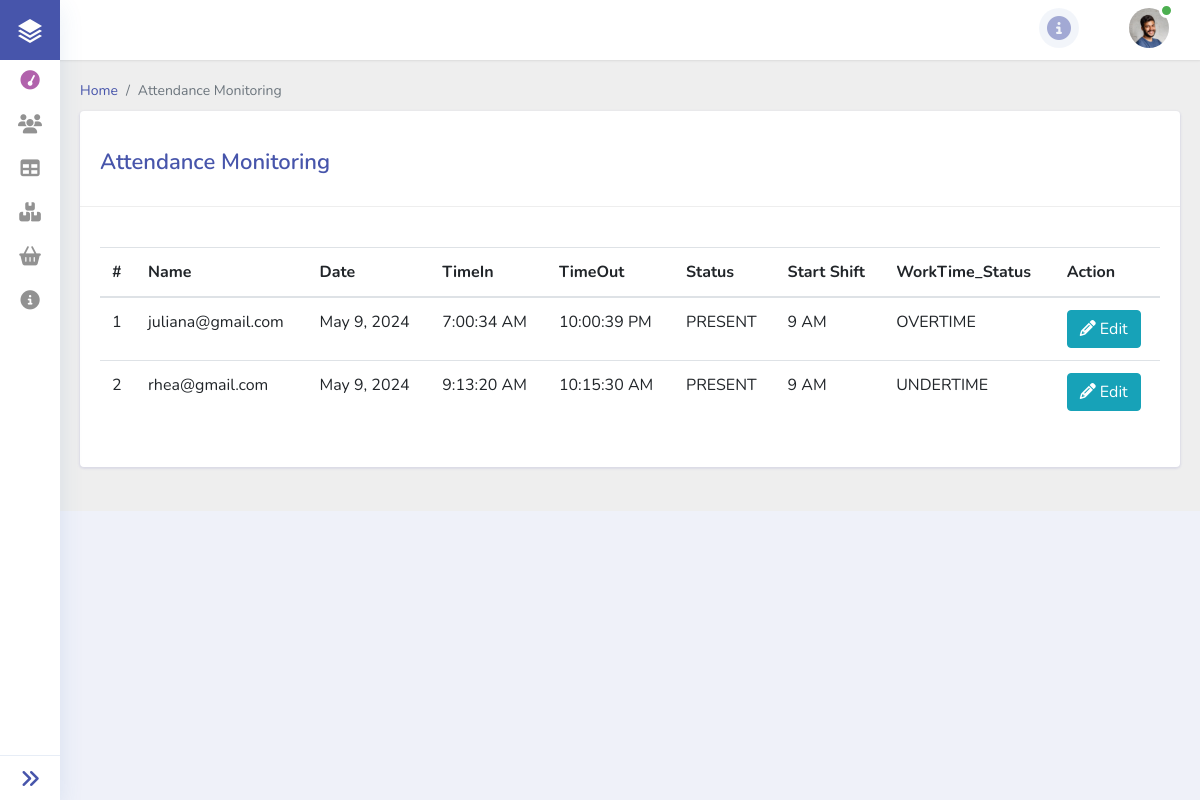
Screenshot of /dashboard/attendance_monitoring.php (signed in) with the database file from the repository.
### tables this page shows
CREATE TABLE `tbl_attendance` (
  `attendance_id` int(255) NOT NULL,
  `employee_id` int(255) NOT NULL,
  `date` date NOT NULL,
  `time_in` datetime NOT NULL,
  `time_out` datetime DEFAULT NULL,
  `attendance_status_id` int(255) DEFAULT NULL,
  `worktime_status_id` int(255) DEFAULT NULL
);

CREATE TABLE `tbl_employee_account` (
  `employee_id` int(255) NOT NULL,
  `username` varchar(1000) NOT NULL,
  `password` varchar(1000) NOT NULL,
  `login_role_id` int(255) NOT NULL
);

CREATE TABLE `tbl_attendance_status` (
  `attendance_status_id` int(255) NOT NULL,
  `attendance_status` varchar(200) NOT NULL
);

CREATE TABLE `tbl_worktime_status` (
  `worktime_status_id` int(255) NOT NULL,
  `worktime_status` varchar(200) NOT NULL
);

### dashboard/attendance_monitoring.php (the view, shortened to what this page needs)
<?php
include '../template/header.php';
?>
<div class="main-content">
    <div class="container-fluid content-top-gap">
        <nav aria-label="breadcrumb">
            <ol class="breadcrumb my-breadcrumb">
                <li class="breadcrumb-item"><a href="dashboard.php">Home</a></li>
                <li class="breadcrumb-item active" aria-current="page"><?= $_SESSION['title'] ?></li>
            </ol>
        </nav>
        <section class="forms">
            <div class="card card_border py-2 mb-4">
                <div class="cards__heading">
                    <h3><?= $_SESSION['title'] ?> <span></span></h3>
                </div>
                <div class="card-body">
                    <table id="attendance" class="table table-hover" style="width:100%">
                        <thead>
                            <tr>
                                <th>#</th>
                                <th>Name</th>
                                <th>Date</th>
                                <th>TimeIn</th>
                                <th>TimeOut</th>
                                <th>Status</th>
                                <th>Start Shift</th>
                                <th>WorkTime_Status</th>
                                <th>Action</th>
                            </tr>
                        </thead>
                        <tbody>
                            <?php
                            $attendance_sql = "SELECT * FROM `tbl_attendance`
                                RIGHT JOIN tbl_employee_account ON tbl_employee_account.employee_id = tbl_attendance.employee_id
                                INNER JOIN tbl_worktime_status ON tbl_worktime_status.worktime_status_id = tbl_attendance.worktime_status_id
                                INNER JOIN tbl_attendance_status ON tbl_attendance_status.attendance_status_id = tbl_attendance.attendance_status_id";
                            $attendance_result = $conn->query($attendance_sql);
                            $count = 0;
                            while ($attendance_row = $attendance_result->fetch_assoc()) {
                                $count += 1;
                                $date = strtotime($attendance_row['date']);
                                $formattedDate = date("F j, Y", $date);
                                $timeIn = strtotime($attendance_row['time_in']);
                                $formattedTimeIn = date("g:i:s A", $timeIn);
                                if ($attendance_row['time_out'] != null) {
                                    $timeOut = strtotime($attendance_row['time_out']);
                                    $formattedTimeOut = date("g:i:s A", $timeOut);
                                } else {
                                    $formattedTimeOut = null;
                                }
                                ?>
                                <tr>
                                    <td><?= $count ?></td>
                                    <td><?= $attendance_row['username'] ?></td>
                                    <td><?= $formattedDate ?></td>
                                    <td><?= $formattedTimeIn ?></td>
                                    <td><?= ($formattedTimeOut != null) ? $formattedTimeOut : 'PENDING' ?></td>
                                    <td><?= $attendance_row['attendance_status'] ?></td>
                                    <td>9 AM</td>
                                    <td><?= $attendance_row['worktime_status'] ?></td>
                                    <td>
                                        <form action="../forms/edit-forms/attendance.php" method="post" class="me-2">
                                            <button type="submit" class="btn btn-info"><i class="fa fa-pencil"
                                                    aria-hidden="true"></i> Edit</button>
                                        </form>
                                    </td>
                                </tr>
                            <?php } ?>
                        </tbody>
                    </table>
                </div>
            </div>
        </section>
    </div>
</div>
<?php include '../template/footer.php'; ?>

### template/header.php (shortened to what this page needs)
<!doctype html>
<html lang="en">
<head>
  <link rel="stylesheet" href="../assets/css/style-starter.css">
  <link href="https://cdn.datatables.net/2.0.5/css/dataTables.bootstrap5.css" rel="stylesheet">
  <link rel="stylesheet" href="https://cdnjs.cloudflare.com/ajax/libs/font-awesome/6.5.2/css/all.min.css">
  <link rel="stylesheet" href="https://cdnjs.cloudflare.com/ajax/libs/font-awesome/6.5.2/css/fontawesome.min.css">
</head>
<body class="sidebar-menu-collapsed">
  <section>
    <?php include 'sidebar.php'; ?>
    <?php include 'topbar.php'; ?>

### template/sidebar.php (shortened to what this page needs)
<div class="sidebar-menu sticky-sidebar-menu">
  <div class="logo-icon text-center">
    <a href="index.html" title="logo"><img src="../assets/images/logo.png" alt="logo-icon"> </a>
  </div>
  <div class="sidebar-menu-inner">
    <ul class="nav nav-pills nav-stacked custom-nav">
      <li class="active"><a href="dashboard.php "><i class="fa fa-tachometer"></i><span> Dashboard</span></a>
      </li>
      <li class="menu-list">
        <a href="#"><i class="fa fa-users"></i>
          <span>User Management <i class="lnr lnr-chevron-right"></i></span></a>
      </li>
      <?php
      if ($_SESSION['login_role'] == 1) {
        ?>
        <li><a href="attendance_monitoring.php"><i class="fa fa-table"></i> <span>Attendance Monitoring</span></a></li>
        <?php
      }
      ?>
      <li class="menu-list">
        <a href="#"><i class="fa fa-boxes-stacked"></i>
          <span>Inventory Management <i class="lnr lnr-chevron-right"></i></span></a>
      </li>
      <li><a href="order.php"><i class="fa fa-basket-shopping"></i> <span>Order List</span></a></li>
      <li><a href="ticket.php"><i class="fa fa-circle-info"></i><span>Help Support</span></a></li>
    </ul>
    <a class="toggle-btn">
      <i class="fa fa-angle-double-right menu-collapsed__right"></i>
    </a>
  </div>
</div>

### template/topbar.php (shortened to what this page needs)
<div class="header sticky-header">
  <div class="menu-right">
    <div class="navbar user-panel-top">
      <div class="user-dropdown-details d-flex">
        <div class="profile_details_left">
          <ul class="nofitications-dropdown">
            <?php
            $ticket_sql = "SELECT COUNT(*) as ticket FROM `tbl_ticket` WHERE is_resolved = 0";
            $ticket_res = $conn->query($ticket_sql);
            $ticket_row = $ticket_res->fetch_assoc();
            ?>
            <li class="dropdown">
              <a href="ticket.php" class="dropdown-toggle" aria-expanded="false"><i
                  class="fa fa-circle-info fa-xl"></i><span class="badge blue"><?=($ticket_row['ticket'] != 0) ? $ticket_row['ticket'] : ""?></span></a>
            </li>
          </ul>
        </div>
        <div class="profile_details">
          <ul>
            <li class="dropdown profile_details_drop">
              <a href="#" class="dropdown-toggle" data-toggle="dropdown" id="dropdownMenu3" aria-haspopup="true"
                aria-expanded="false">
                <div class="profile_img">
                  <img src="../assets/images/profileimg.jpg" class="rounded-circle" alt="" />
                  <div class="user-active">
                    <span></span>
                  </div>
                </div>
              </a>
            </li>
          </ul>
        </div>
      </div>
    </div>
  </div>
</div>

### template/footer.php (shortened to what this page needs)
</section>
</body>
</html>

### rows the page displays
tbl_attendance: employee.username "juliana@gmail.com", date "May 9, 2024", time_in "7:00:34 AM", time_out "10:00:39 PM", attendance_status.attendance_status "PRESENT", worktime_status.worktime_status "OVERTIME"
tbl_attendance: employee.username "rhea@gmail.com", date "May 9, 2024", time_in "9:13:20 AM", time_out "10:15:30 AM", attendance_status.attendance_status "PRESENT", worktime_status.worktime_status "UNDERTIME"

### other values shown
$_SESSION['title'] "Attendance Monitoring"
